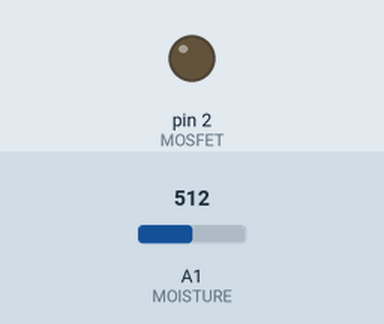
Simulated run of this sketch. Board: Arduino Uno, built with avr-gcc and run on an emulated ATmega328P. Shown: output pins drawn as LEDs (lit = HIGH). Inputs (shaded band) come from the test bench; at power-on: A1 (MOISTURE) = 512.

Above: at 1.2 s.
1.3 s: A1 (MOISTURE) set to 591
2.8 s: A1 (MOISTURE) set to 616
At 3.7 s:
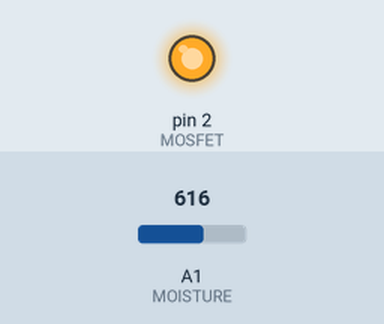
4.3 s: A1 (MOISTURE) set to 590
At 4.9 s:
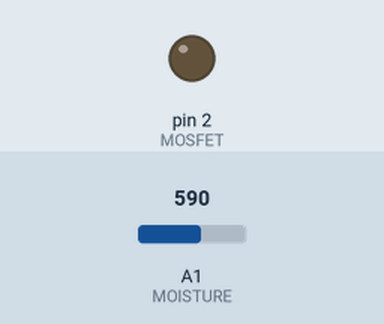
5.8 s: A1 (MOISTURE) set to 610
At 7.2 s:
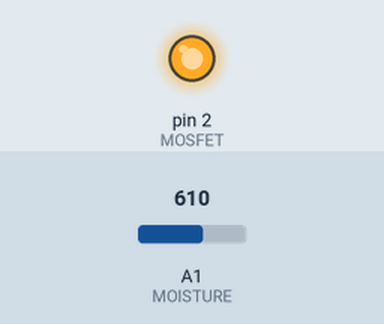
Timing chart, 0 to 8.3 s (numbered marks = the images above; inputs shaded):
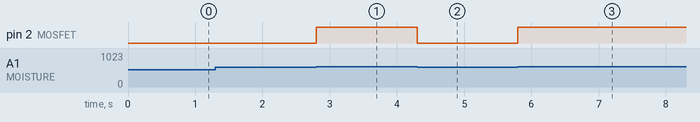

The sketch:

Minor_Project_Arduino_Code_Part_aa.ino
```cpp
//minor project arduino code part a.a
// goal is to automatically water a plant.

#include <Arduino.h>


#define MOSFET 2 //mosfet for the water pump on digital I/O
#define MOISTURE A1 //moisture sensor on A1
#define WET_THRESH 600 //below 600 is considered wet


int moistureValue = 0; //initialize the moisture value

void setup() {
  Serial.begin(9600);
  pinMode(MOSFET, OUTPUT); // sets pin D2 to output (Mosfet/pump pin)
  digitalWrite(MOSFET, LOW); //sets pump to initially off


}

void loop() {

  moistureValue = analogRead(MOISTURE); //reads moisture from the sensor

  if(moistureValue < WET_THRESH){

    digitalWrite(MOSFET,LOW);
  }
  else{
    digitalWrite(MOSFET,HIGH);

  }


}
```

Measured:
- the behaviour switches between 599 and 600 on A1 (MOISTURE) (found by bisection; images 0 and 1)
- after the input at 1.3 s, every drawn part: stays the same
- after the input at 2.8 s, pin 2 (MOSFET): LOW → HIGH at once
- after the input at 4.3 s, pin 2 (MOSFET): HIGH → LOW at once
- after the input at 5.8 s, pin 2 (MOSFET): LOW → HIGH at once
